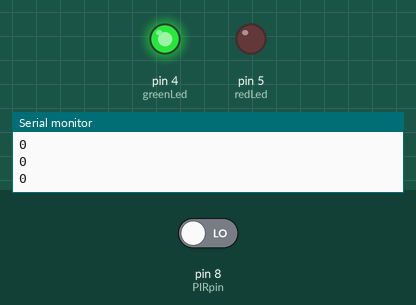
Recording of a sketch running on a simulated Arduino Uno, built with avr-gcc and run on an emulated ATmega328P. Parts: output pins drawn as LEDs (lit = HIGH), the last lines printed to the serial monitor. The inputs (shaded band) are chosen by the test bench; at power-on: pin 8 (PIRpin) LOW.

Above: at 1.2 s.
1.3 s: pin 8 (PIRpin) driven HIGH
At 1.9 s:
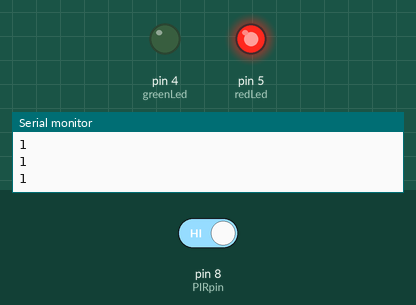
2.8 s: pin 8 (PIRpin) driven LOW
At 3.2 s:
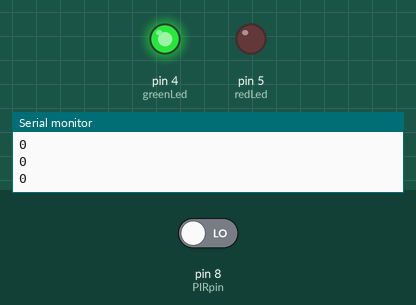
Timing chart, 0 to 5.8 s (numbered marks = the images above; inputs shaded):
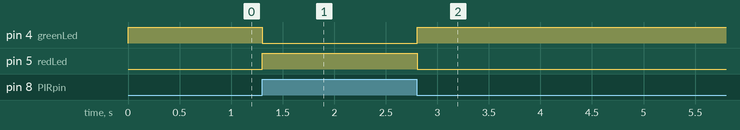

Measured:
- after the input at 1.3 s, pin 4 (greenLed): HIGH → LOW at once; pin 5 (redLed): LOW → HIGH at once
- after the input at 2.8 s, pin 4 (greenLed): LOW → HIGH at once; pin 5 (redLed): HIGH → LOW at once

The sketch:

digital_sensor_pir.ino
```cpp
#define PIRpin 8
#define greenLed 4
#define redLed 5
bool mvt = false; // boolean
// booleans has always true = 1, false = 0
// binary: 0 or 1, True or false
void setup()
{
  pinMode(PIRpin, INPUT);
  pinMode(greenLed, OUTPUT);
  pinMode(redLed, OUTPUT);
  Serial.begin(9600);
}

void loop()
{
  mvt = digitalRead(PIRpin);
  Serial.println(mvt);

  if(mvt == true){
  	digitalWrite(greenLed, LOW);
    digitalWrite(redLed, HIGH);
  } else{
    digitalWrite(redLed, LOW);
    digitalWrite(greenLed, HIGH);
  }


  delay(50);
}
```
